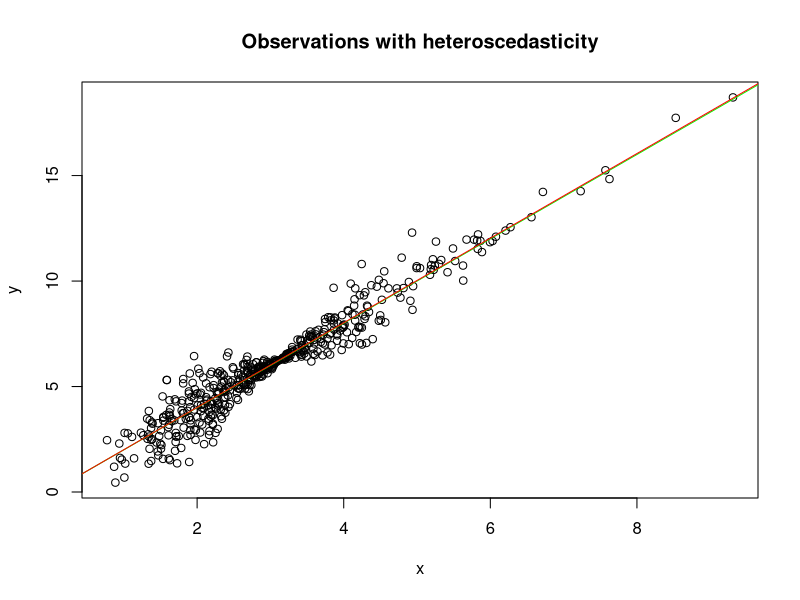
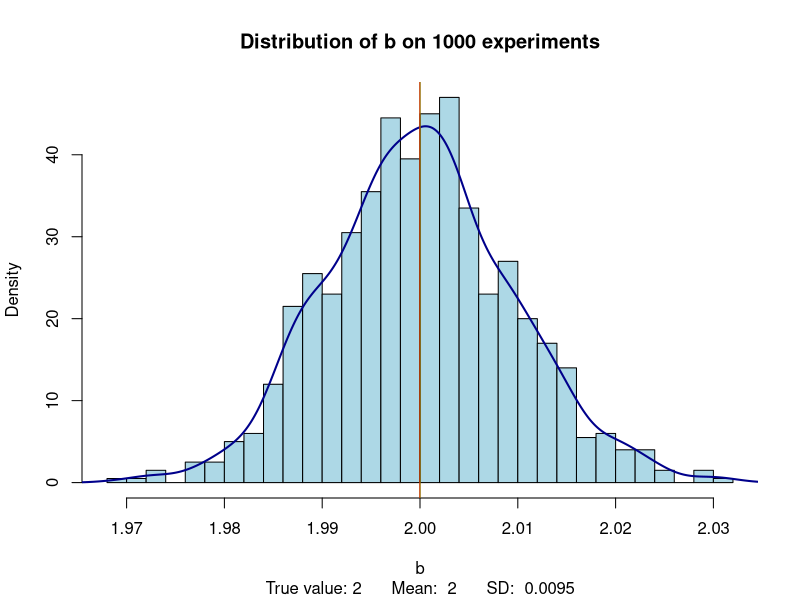

The R source for these figures, in order:
# OLS conditions violations: Heterscedasticity
# Based on:
# https://stats.stackexchange.com/questions/33028/measures-of-residuals-heteroscedasticity
# See also:
# https://stats.stackexchange.com/questions/258485/simulate-linear-regression-with-heteroscedasticity

set.seed(17)
n <- 500

make_x = function(){return (rgamma(n, shape=6, scale=1/2))}
make_e = function(x){return (rnorm(length(x), sd=abs(sin(x))))}
b = 2
f = function(x){return (b*x)}
dgp = function(){
  x <- make_x() 
  y = f(x)+make_e(x)
  return (data.frame(x=x,y=y))
}

# single run
x <- make_x() 
e <- make_e(x) 
y_true = f(x) 
y <- y_true + e
fit <- lm(y ~ x + 0)


# regression 
png("C:/Users/Евгений/Documents/GitHub/multiple-regression-revisited/hsc1.png")
plot(x,y, main="Observations with heteroscedаsticity")
abline(0, b, col="green")
abline(fit, col="red")
dev.off()


# repeat estimation 
extract_b0  = function(lm_){return (coef(lm_)[1])}
get_b = function(){coef(lm(y~x+0, data = dgp()))}
n_experiments = 1000
bs = replicate(n_experiments, get_b())


# plot estimator desities 

png("C:/Users/Евгений/Documents/GitHub/multiple-regression-revisited/hsc2.png")

b_avg = mean(bs)
b_sd = sd(bs)
h = hist(bs, breaks=40, freq=FALSE, 
         main=paste("Distribution of b on", n_experiments,"experiments"),
         sub=paste("True value:", b, "    ",
                   "Mean: ", round(b_avg,4), "    ",
                   "SD: ", round(b_sd,4)),
         xlab="b",
         col="lightblue")
# curve(dnorm(x, mean=b_avg, sd=b_sd), add=TRUE, col="darkblue", lwd=2) 
lines(density(bs), col="darkblue", lwd=2) 
abline(v=b, col ="green")
abline(v=b_avg, col ="red")


# from https://stackoverflow.com/questions/6973579/plotting-probability-density-mass-function-of-dataset-in-r
# hist(energy,probability=TRUE)
# lines(density(bs), col="darkblue", lwd=2) 

dev.off()

